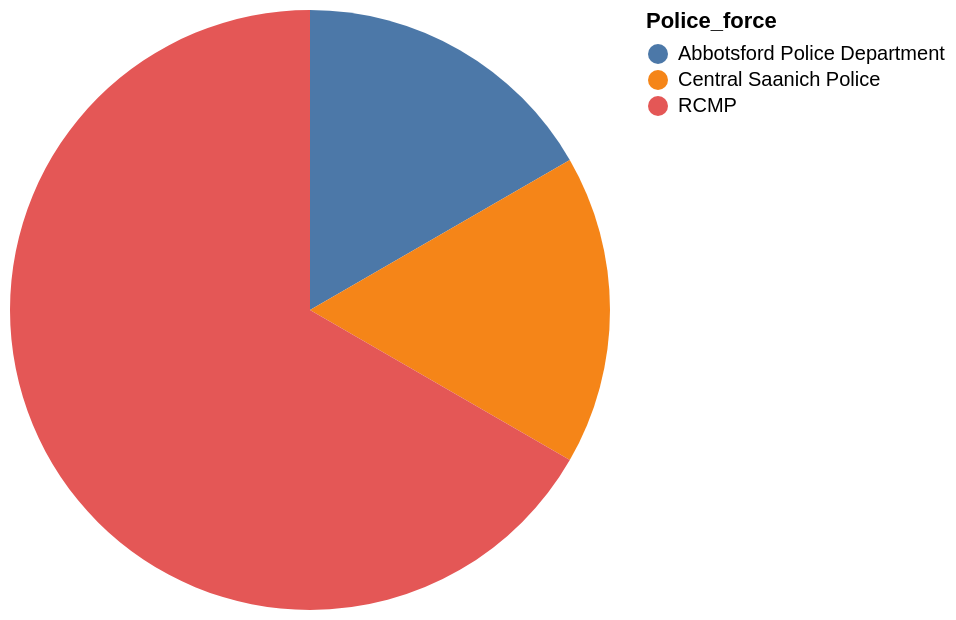

This figure's Vega-Lite source:
### Vega-Lite specification from a JSON file in a GitHub repository (floating-point values rounded to 4 significant figures)
{"data": {"values": [{"x_data": "Abbotsford Police Department", "y_data": 1}, {"x_data": "Central Saanich Police", "y_data": 1}, {"x_data": "RCMP", "y_data": 4}]}, "mark": "arc", "encoding": {"theta": {"field": "y_data", "type": "quantitative", "title": "COUNT(*)"}, "color": {"field": "x_data", "type": "nominal", "title": "Police_force"}}}
